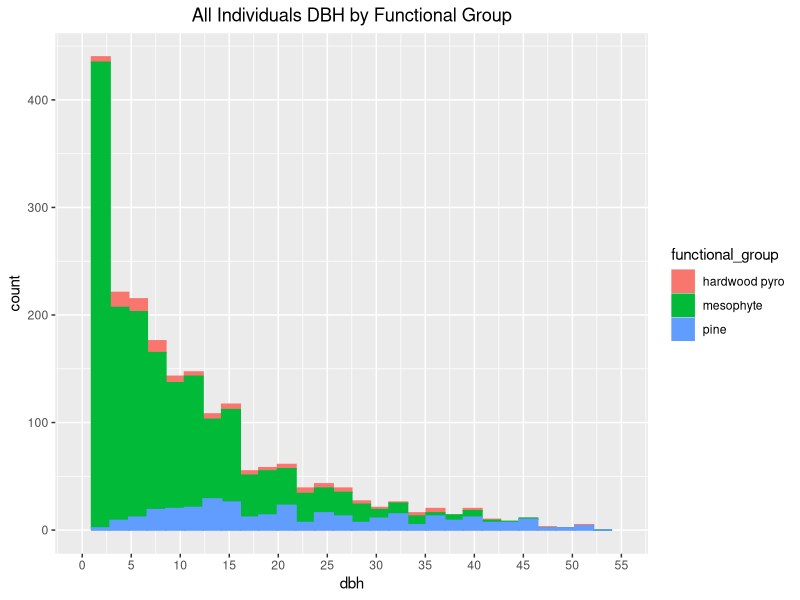

Source code (R): (Note: this script raises an error after producing the figure.)
# script processing MOT tree data 2021 ####

library(readr)
library(dplyr)
library(ggplot2)
library(stringi, stringr)

trees <- read_csv("data/raw_data/MOTtrees2021csv.csv")

summary(trees)

unique(trees$species)
unique(trees$canopy)
unique(trees$location)
sort(unique(trees$dbh))
n_distinct(trees$species)
trees$functional_group[trees$species=="PRUNUS"] <- "mesophyte"
trees$functional_group[trees$species=="SW"] <- "mesophyte"

#assigning burn seasons (burn_szn) to all plots and quadrants randomly (did in excel)

trees$burn_szn[trees$plot==1 & trees$location==1] <- "late"
trees$burn_szn[trees$plot==1 & trees$location==2] <- "early"
trees$burn_szn[trees$plot==1 & trees$location==3] <- "growing"
trees$burn_szn[trees$plot==1 & trees$location==4] <- "control"

trees$burn_szn[trees$plot==2 & trees$location==1] <- "growing"
trees$burn_szn[trees$plot==2 & trees$location==2] <- "late"
trees$burn_szn[trees$plot==2 & trees$location==3] <- "early"
trees$burn_szn[trees$plot==2 & trees$location==4] <- "control"

trees$burn_szn[trees$plot==3 & trees$location==1] <- "early"
trees$burn_szn[trees$plot==3 & trees$location==2] <- "late"
trees$burn_szn[trees$plot==3 & trees$location==3] <- "control"
trees$burn_szn[trees$plot==3 & trees$location==4] <- "growing"

trees$burn_szn[trees$plot==4 & trees$location==1] <- "control"
trees$burn_szn[trees$plot==4 & trees$location==2] <- "late"
trees$burn_szn[trees$plot==4 & trees$location==3] <- "growing"
trees$burn_szn[trees$plot==4 & trees$location==4] <- "early"

trees$burn_szn[trees$plot==5 & trees$location==1] <- "early"
trees$burn_szn[trees$plot==5 & trees$location==2] <- "control"
trees$burn_szn[trees$plot==5 & trees$location==3] <- "growing"
trees$burn_szn[trees$plot==5 & trees$location==4] <- "late"

trees$burn_szn[trees$plot==6 & trees$location==1] <- "growing"
trees$burn_szn[trees$plot==6 & trees$location==2] <- "early"
trees$burn_szn[trees$plot==6 & trees$location==3] <- "control"
trees$burn_szn[trees$plot==6 & trees$location==4] <- "late"

trees$burn_szn[trees$plot==7 & trees$location==1] <- "late"
trees$burn_szn[trees$plot==7 & trees$location==2] <- "growing"
trees$burn_szn[trees$plot==7 & trees$location==3] <- "control"
trees$burn_szn[trees$plot==7 & trees$location==4] <- "early"

trees$burn_szn[trees$plot==8 & trees$location==1] <- "growing"
trees$burn_szn[trees$plot==8 & trees$location==2] <- "control"
trees$burn_szn[trees$plot==8 & trees$location==3] <- "early"
trees$burn_szn[trees$plot==8 & trees$location==4] <- "late"

trees$burn_szn[trees$plot==9 & trees$location==1] <- "early"
trees$burn_szn[trees$plot==9 & trees$location==2] <- "late"
trees$burn_szn[trees$plot==9 & trees$location==3] <- "control"
trees$burn_szn[trees$plot==9 & trees$location==4] <- "growing"

trees$burn_szn[trees$plot==10 & trees$location==1] <- "growing"
trees$burn_szn[trees$plot==10 & trees$location==2] <- "control"
trees$burn_szn[trees$plot==10 & trees$location==3] <- "early"
trees$burn_szn[trees$plot==10 & trees$location==4] <- "late"

trees$burn_szn[trees$plot==11 & trees$location==1] <- "control"
trees$burn_szn[trees$plot==11 & trees$location==2] <- "late"
trees$burn_szn[trees$plot==11 & trees$location==3] <- "early"
trees$burn_szn[trees$plot==11 & trees$location==4] <- "growing"

#write_csv(trees, "data/processed_data/MOTtrees_clean.csv")
# clean trees removing errors, adding treatments, etc

# read in new, cleaned treees

trees <- read_csv("data/processed_data/MOTtrees_clean.csv")
##### #make separate DF for treatments ##########

treatments <- read_csv("data/raw_data/treatments.csv")

treatments_no_location <- treatments[-c(2)] %>% 
  group_by(plot) %>% 
  summarise(thin_lvl = unique(thin_lvl)) %>% 
  distinct(.keep_all = T)


# ^correct any errors in species name/location/canopy/dbh
#changed black cherry and sourwood temp to mesophytes
trees <- trees %>% 
  filter(location!="E")
#eliminating edge trees to calculate BA within the plot boundaries
dbh_cm_in <- trees %>% 
  group_by(stem_id, plot, species, functional_group) %>% 
  summarise(dbh_cm = dbh,
            dbh_in = (dbh)*0.393701)

basal_area_m2_ft2 <- dbh_cm_in %>% 
  group_by(stem_id, plot, species, functional_group) %>% 
  summarise(ba_m2 = ((pi)*(dbh_cm/2)^2)/(10000),
            ba_ft2 = ((pi)*(dbh_in/2)^2)/(144))

basal_area_m2_ft2_plot <- basal_area_m2_ft2 %>% 
  group_by(plot, functional_group) %>% 
  summarise(ba_m2ha = sum(ba_m2)/0.1011714,
            ba_ft2a = sum(ba_ft2)/0.25)

####### plot BA total
plot_basal_area <- basal_area_m2_ft2 %>% 
  group_by(plot) %>% 
  summarise(before_ba_m2ha = sum(ba_m2)/0.1011714,
            before_ba_ft2a = sum(ba_ft2)/0.25)

###### checking percent pine BA per plot
pine_sp <- trees %>% 
  filter(species %in% c("PITA","PIEC"))

pine_ba <- pine_sp %>% 
  group_by(stem_id, plot, species, functional_group) %>% 
  summarise(dbh_cm = dbh,
          dbh_in = (dbh)*0.393701) %>% 
  summarise(ba_m2 = ((pi)*(dbh_cm/2)^2)/(10000),
            ba_ft2 = ((pi)*(dbh_in/2)^2)/(144)) %>% 
  ungroup(.) %>% 
  group_by(plot) %>% 
  summarise(pine_ba_m2ha = sum(ba_m2)/0.1011714,
            pine_ba_ft2a = sum(ba_ft2)/0.25)

ba_x_pine <- merge(plot_basal_area, pine_ba)

ba_x_pine_plot <- ba_x_pine %>%
  group_by(plot) %>% 
  summarise(pct_pine = (pine_ba_m2ha/before_ba_m2ha)*100)


####### do the same for % pyrophye and mesophyte #########

pyro <- trees %>% 
  filter(functional_group=="pyrophyte")

pyro_ba <- pyro %>% 
  group_by(stem_id, plot, species, functional_group) %>% 
  summarise(dbh_cm = dbh,
            dbh_in = (dbh)*0.393701) %>% 
  summarise(ba_m2 = ((pi)*(dbh_cm/2)^2)/(10000),
            ba_ft2 = ((pi)*(dbh_in/2)^2)/(144)) %>% 
  ungroup(.) %>% 
  group_by(plot) %>% 
  summarise(pyro_ba_m2ha = sum(ba_m2)/0.1011714,
            pyro_ba_ft2a = sum(ba_ft2)/0.25)

ba_x_pyro <- merge(plot_basal_area, pyro_ba)

ba_x_pyro_plot <- ba_x_pyro %>%
  group_by(plot) %>% 
  summarise(pct_pyro_ba = (pyro_ba_m2ha/before_ba_m2ha)*100)

meso <- trees %>% 
  filter(functional_group=="mesophyte")

meso_ba <- meso %>% 
  group_by(stem_id, plot, species, functional_group) %>% 
  summarise(dbh_cm = dbh,
            dbh_in = (dbh)*0.393701) %>% 
  summarise(ba_m2 = ((pi)*(dbh_cm/2)^2)/(10000),
            ba_ft2 = ((pi)*(dbh_in/2)^2)/(144)) %>% 
  ungroup(.) %>% 
  group_by(plot) %>% 
  summarise(meso_ba_m2ha = sum(ba_m2)/0.1011714,
            meso_ba_ft2a = sum(ba_ft2)/0.25)

ba_x_meso <- merge(plot_basal_area, meso_ba)

density <- trees %>% 
  group_by(plot) %>% 
  summarise(stems_acre = n_distinct(stem_id)*4)

ba_x_meso_plot <- ba_x_meso %>%
  group_by(plot) %>% 
  summarise(pct_meso_ba = (meso_ba_m2ha/before_ba_m2ha)*100)

pyromeso <- merge(ba_x_pyro_plot, ba_x_meso_plot)

pyro_x_meso <- merge(treatments_no_location, pyromeso) #good

##### making random plots for heather meeting

ggplot(trees, aes(dbh, color = functional_group, fill = functional_group)) +
  geom_histogram() +
  scale_x_continuous(breaks = c(0,5,10,15,20,25,30,35,40,45,50,55,60,65,70,75,80),
                     limits = c(0,55)) +
  ggtitle("All Individuals DBH by Functional Group") +
  theme(plot.title = element_text(hjust = 0.5))


colors_test <- ggplot2::scale_colour_manual(values = c("LIST" = "#blueviolet", 
                               "PITA" = "#red4",
                               "VACCI" = "#blue4",
                               "QUNI" = "#blue3",
                               "PIEC" = "#red3",
                               "QUAL" = "#red2",
                               "NYSY" = "#blue2",
                               "ACRU" = "#blue1",
                               "PRUNUS" = "#dodgerblue4",
                               "SW" = "#dodgerblue3",
                               "CARYA" = "#E08214",
                               "FAGR" = "#dodgerblue2",
                               "JUVI" = "#dodgerblue1",
                               "QUFA" = "#red1",
                               "LITU" = "#deepskyblue4",
                               "COFL" = "#deepskyblue3",
                               "ULAL" = "#deepskyblue2",
                               "DIVI" = "#E08214",
                               "FLAG" = "#E08214",
                               "ILOP" = "#deepskyblue1")) 

ggplot(trees_thinned, aes(plot, color = functional_group, fill = functional_group)) +
  geom_histogram(binwidth = 1, center = 1) +
  scale_x_continuous(breaks = c(1,2,3,4,5,6,7,8,9,10,11))

+
  colours((values = c("LIST" = "#blueviolet", 
                      "PITA" = "#red4",
                      "VACCI" = "#blue4",
                      "QUNI" = "#blue3",
                      "PIEC" = "#red3",
                      "QUAL" = "#red2",
                      "NYSY" = "#blue2",
                      "ACRU" = "#blue1",
                      "PRUNUS" = "#dodgerblue4",
                      "SW" = "#dodgerblue3",
                      "CARYA" = "#E08214",
                      "FAGR" = "#dodgerblue2",
                      "JUVI" = "#dodgerblue1",
                      "QUFA" = "#red1",
                      "LITU" = "#deepskyblue4",
                      "COFL" = "#deepskyblue3",
                      "ULAL" = "#deepskyblue2",
                      "DIVI" = "#E08214",
                      "FLAG" = "#E08214",
                      "ILOP" = "#deepskyblue1")))

test_john <- ggplot(plot2, aes(x = dbh, y = dbh, color = functional_group, fill = functional_group,
                  )) +
  geom_point(size = 2, position = position_jitter(width = 8)) +
  ggtitle("Sample Plot 1 diameter-functional group ") +
  theme(plot.title = element_text(hjust = 0.5)) +
  scale_colour_manual(values = c("intermediate" = "#blueviolet", 
                                 "mesophyte" = "#blue1",
                                 "pyrophye" = "#red1"))
  
ggsave(filename = "figures/testing_fg_x_dbh.png", plot = test_john)
  

ggplot(plot_1, aes(dbh, color = functional_group, fill = functional_group)) +
  geom_histogram() +
  scale_x_continuous(breaks = c(0,5,10,15,20,25,30,35,40,45,50,55,60,65,70,75,80),
                     limits = c(0,55)) +
  ggtitle("Plot 1") +
  theme(plot.title = element_text(hjust = 0.5))



######## start plot by plot analysis for thinning treatments #####
# treatment codes for reference
  # 1 = control
  # 2 = high thin
  # 3 = low thin
  # 4 = med thin
#not counting EDGE individuals for thinning considerations

##### Plot 1 (low) #####

plot1 <- trees %>% 
  filter(plot==1) %>% 
  filter(location!="E")

plot1_meso <- plot1 %>% 
  filter(functional_group=="mesophyte") %>% 
  filter(between(dbh,0,12))

#randomly removes 33% of all stems in 0-12cm dbh
plot1_removestems <- plot1_meso[sample(NROW(plot1_meso), NROW(plot1_meso)*(1-0.33)),]

#these are the stems that were removed
removed_plot1 <- anti_join(plot1_meso, plot1_removestems, by = "stem_id")

#match with those original plot 1 stems, antijoin removes the thinned stems
plot1_thinned <- anti_join(plot1, removed_plot1, by = "stem_id")

#basal area before thinning
ba_plot1_before <- plot1 %>% 
  group_by(stem_id, plot, species, functional_group) %>% 
  summarise(dbh_cm = dbh,
            dbh_in = (dbh)*0.393701) %>% 
  summarise(ba_m2 = ((pi)*(dbh_cm/2)^2)/(10000),
            ba_ft2 = ((pi)*(dbh_in/2)^2)/(144)) %>% 
  ungroup(.) %>% 
  group_by(plot) %>% 
  summarise(ba_m2ha = sum(ba_m2)/0.1011714,
            ba_ft2a = sum(ba_ft2)/0.25)

#basal area after thinning
ba_plot1_after <- plot1_thinned %>% 
  group_by(stem_id, plot, species, functional_group) %>% 
  summarise(dbh_cm = dbh,
            dbh_in = (dbh)*0.393701) %>% 
  summarise(ba_m2 = ((pi)*(dbh_cm/2)^2)/(10000),
            ba_ft2 = ((pi)*(dbh_in/2)^2)/(144)) %>% 
  ungroup(.) %>% 
  group_by(plot) %>% 
  summarise(ba_m2ha = sum(ba_m2)/0.1011714,
            ba_ft2a = sum(ba_ft2)/0.25)

ggplot(plot3, aes(dbh, color = functional_group, fill = functional_group)) +
  geom_histogram() +
  scale_x_continuous(breaks = c(0,5,10,15,20,25,30,35,40,45,50,55,60,65,70,75,80)) +
  ggtitle("All Individuals DBH by Functional Group") +
  theme(plot.title = element_text(hjust = 0.5))

ggplot(plot3_thinned, aes(dbh, color = functional_group, fill = functional_group)) +
  geom_histogram() +
  scale_x_continuous(breaks = c(0,5,10,15,20,25,30,35,40,45,50,55,60,65,70,75,80)) +
  ggtitle("All Individuals DBH by Functional Group") +
  theme(plot.title = element_text(hjust = 0.5))

##### Plot 2 (med) #####

plot2 <- trees %>% 
  filter(plot==2) %>% 
  filter(location!="E")

plot2_meso <- plot2 %>% 
  filter(functional_group=="mesophyte") %>% 
  filter(between(dbh,0,12))

#randomly removes 66% of all stems in 0-12cm dbh
plot2_removestems <- plot2_meso[sample(NROW(plot2_meso), NROW(plot2_meso)*(1-0.66)),]

#these are the stems that were removed
removed_plot2 <- anti_join(plot2_meso, plot2_removestems, by = "stem_id")

#match with those original plot 1 stems, antijoin removes the thinned stems
plot2_thinned <- anti_join(plot2, removed_plot2, by = "stem_id")

#basal area before thinning
ba_plot2_before <- plot2 %>% 
  group_by(stem_id, plot, species, functional_group) %>% 
  summarise(dbh_cm = dbh,
            dbh_in = (dbh)*0.393701) %>% 
  summarise(ba_m2 = ((pi)*(dbh_cm/2)^2)/(10000),
            ba_ft2 = ((pi)*(dbh_in/2)^2)/(144)) %>% 
  ungroup(.) %>% 
  group_by(plot) %>% 
  summarise(ba_m2ha = sum(ba_m2)/0.1011714,
            ba_ft2a = sum(ba_ft2)/0.25)

#basal area after thinning
ba_plot2_after <- plot2_thinned %>% 
  group_by(stem_id, plot, species, functional_group) %>% 
  summarise(dbh_cm = dbh,
            dbh_in = (dbh)*0.393701) %>% 
  summarise(ba_m2 = ((pi)*(dbh_cm/2)^2)/(10000),
            ba_ft2 = ((pi)*(dbh_in/2)^2)/(144)) %>% 
  ungroup(.) %>% 
  group_by(plot) %>% 
  summarise(ba_m2ha = sum(ba_m2)/0.1011714,
            ba_ft2a = sum(ba_ft2)/0.25)

##### Plot 3 (high) #####

plot3 <- trees %>% 
  filter(plot==3) %>% 
  filter(location!="E")

plot3_meso <- plot3 %>% 
  filter(functional_group=="mesophyte") %>% 
  filter(between(dbh,0,12))

#randomly removes 100% of all stems in 0-12cm dbh
plot3_removestems <- plot3_meso[sample(NROW(plot3_meso), NROW(plot3_meso)*(1-1)),]

#these are the stems that were removed
removed_plot3 <- anti_join(plot3_meso, plot3_removestems, by = "stem_id")

#match with those original plot 1 stems, antijoin removes the thinned stems
plot3_thinned <- anti_join(plot3, removed_plot3, by = "stem_id")

#basal area before thinning
ba_plot3_before <- plot3 %>% 
  group_by(stem_id, plot, species, functional_group) %>% 
  summarise(dbh_cm = dbh,
            dbh_in = (dbh)*0.393701) %>% 
  summarise(ba_m2 = ((pi)*(dbh_cm/2)^2)/(10000),
            ba_ft2 = ((pi)*(dbh_in/2)^2)/(144)) %>% 
  ungroup(.) %>% 
  group_by(plot) %>% 
  summarise(ba_m2ha = sum(ba_m2)/0.1011714,
            ba_ft2a = sum(ba_ft2)/0.25)

#basal area after thinning
ba_plot3_after <- plot3_thinned %>% 
  group_by(stem_id, plot, species, functional_group) %>% 
  summarise(dbh_cm = dbh,
            dbh_in = (dbh)*0.393701) %>% 
  summarise(ba_m2 = ((pi)*(dbh_cm/2)^2)/(10000),
            ba_ft2 = ((pi)*(dbh_in/2)^2)/(144)) %>% 
  ungroup(.) %>% 
  group_by(plot) %>% 
  summarise(ba_m2ha = sum(ba_m2)/0.1011714,
            ba_ft2a = sum(ba_ft2)/0.25)

##### Plot 4 (low) #####

plot4 <- trees %>% 
  filter(plot==4) %>% 
  filter(location!="E")

plot4_meso <- plot4 %>% 
  filter(functional_group=="mesophyte") %>% 
  filter(between(dbh,0,12))

#randomly removes 33% of all stems in 0-12cm dbh
plot4_removestems <- plot4_meso[sample(NROW(plot4_meso), NROW(plot4_meso)*(1-0.33)),]

#these are the stems that were removed
removed_plot4 <- anti_join(plot4_meso, plot4_removestems, by = "stem_id")

#match with those original plot 1 stems, antijoin removes the thinned stems
plot4_thinned <- anti_join(plot4, removed_plot4, by = "stem_id")

#basal area before thinning
ba_plot4_before <- plot4 %>% 
  group_by(stem_id, plot, species, functional_group) %>% 
  summarise(dbh_cm = dbh,
            dbh_in = (dbh)*0.393701) %>% 
  summarise(ba_m2 = ((pi)*(dbh_cm/2)^2)/(10000),
            ba_ft2 = ((pi)*(dbh_in/2)^2)/(144)) %>% 
  ungroup(.) %>% 
  group_by(plot) %>% 
  summarise(ba_m2ha = sum(ba_m2)/0.1011714,
            ba_ft2a = sum(ba_ft2)/0.25)

#basal area after thinning
ba_plot4_after <- plot4_thinned %>% 
  group_by(stem_id, plot, species, functional_group) %>% 
  summarise(dbh_cm = dbh,
            dbh_in = (dbh)*0.393701) %>% 
  summarise(ba_m2 = ((pi)*(dbh_cm/2)^2)/(10000),
            ba_ft2 = ((pi)*(dbh_in/2)^2)/(144)) %>% 
  ungroup(.) %>% 
  group_by(plot) %>% 
  summarise(ba_m2ha = sum(ba_m2)/0.1011714,
            ba_ft2a = sum(ba_ft2)/0.25)

##### Plot 5 (med) #####

plot5 <- trees %>% 
  filter(plot==5) %>% 
  filter(location!="E")

plot5_meso <- plot5 %>% 
  filter(functional_group=="mesophyte") %>% 
  filter(between(dbh,0,12))

#randomly removes 66% of all stems in 0-12cm dbh
plot5_removestems <- plot5_meso[sample(NROW(plot5_meso), NROW(plot5_meso)*(1-0.66)),]

#these are the stems that were removed
removed_plot5 <- anti_join(plot5_meso, plot5_removestems, by = "stem_id")

#match with those original plot 1 stems, antijoin removes the thinned stems
plot5_thinned <- anti_join(plot5, removed_plot5, by = "stem_id")

#basal area before thinning
ba_plot5_before <- plot5 %>% 
  group_by(stem_id, plot, species, functional_group) %>% 
  summarise(dbh_cm = dbh,
            dbh_in = (dbh)*0.393701) %>% 
  summarise(ba_m2 = ((pi)*(dbh_cm/2)^2)/(10000),
            ba_ft2 = ((pi)*(dbh_in/2)^2)/(144)) %>% 
  ungroup(.) %>% 
  group_by(plot) %>% 
  summarise(ba_m2ha = sum(ba_m2)/0.1011714,
            ba_ft2a = sum(ba_ft2)/0.25)

#basal area after thinning
ba_plot5_after <- plot5_thinned %>% 
  group_by(stem_id, plot, species, functional_group) %>% 
  summarise(dbh_cm = dbh,
            dbh_in = (dbh)*0.393701) %>% 
  summarise(ba_m2 = ((pi)*(dbh_cm/2)^2)/(10000),
            ba_ft2 = ((pi)*(dbh_in/2)^2)/(144)) %>% 
  ungroup(.) %>% 
  group_by(plot) %>% 
  summarise(ba_m2ha = sum(ba_m2)/0.1011714,
            ba_ft2a = sum(ba_ft2)/0.25)

##### Plot 6 (high) #####

plot6<- trees %>% 
  filter(plot==6) %>% 
  filter(location!="E")

plot6_meso <- plot6 %>% 
  filter(functional_group=="mesophyte") %>% 
  filter(between(dbh,0,12))

#randomly removes 100% of all stems in 0-12cm dbh
plot6_removestems <- plot6_meso[sample(NROW(plot6_meso), NROW(plot6_meso)*(1-1)),]

#these are the stems that were removed
removed_plot6 <- anti_join(plot6_meso, plot6_removestems, by = "stem_id")

#match with those original plot 1 stems, antijoin removes the thinned stems
plot6_thinned <- anti_join(plot6, removed_plot6, by = "stem_id")

#basal area before thinning
ba_plot6_before <- plot6 %>% 
  group_by(stem_id, plot, species, functional_group) %>% 
  summarise(dbh_cm = dbh,
            dbh_in = (dbh)*0.393701) %>% 
  summarise(ba_m2 = ((pi)*(dbh_cm/2)^2)/(10000),
            ba_ft2 = ((pi)*(dbh_in/2)^2)/(144)) %>% 
  ungroup(.) %>% 
  group_by(plot) %>% 
  summarise(ba_m2ha = sum(ba_m2)/0.1011714,
            ba_ft2a = sum(ba_ft2)/0.25)

#basal area after thinning
ba_plot6_after <- plot6_thinned %>% 
  group_by(stem_id, plot, species, functional_group) %>% 
  summarise(dbh_cm = dbh,
            dbh_in = (dbh)*0.393701) %>% 
  summarise(ba_m2 = ((pi)*(dbh_cm/2)^2)/(10000),
            ba_ft2 = ((pi)*(dbh_in/2)^2)/(144)) %>% 
  ungroup(.) %>% 
  group_by(plot) %>% 
  summarise(ba_m2ha = sum(ba_m2)/0.1011714,
            ba_ft2a = sum(ba_ft2)/0.25)

##### Plot 7 (low) #####

plot7 <- trees %>% 
  filter(plot==7) %>% 
  filter(location!="E")

plot7_meso <- plot7 %>% 
  filter(functional_group=="mesophyte") %>% 
  filter(between(dbh,0,12))

#randomly removes 33% of all stems in 0-12cm dbh
plot7_removestems <- plot7_meso[sample(NROW(plot7_meso), NROW(plot7_meso)*(1-0.33)),]

#these are the stems that were removed
removed_plot7 <- anti_join(plot7_meso, plot7_removestems, by = "stem_id")

#match with those original plot 1 stems, antijoin removes the thinned stems
plot7_thinned <- anti_join(plot7, removed_plot7, by = "stem_id")

#basal area before thinning
ba_plot7_before <- plot7 %>% 
  group_by(stem_id, plot, species, functional_group) %>% 
  summarise(dbh_cm = dbh,
            dbh_in = (dbh)*0.393701) %>% 
  summarise(ba_m2 = ((pi)*(dbh_cm/2)^2)/(10000),
            ba_ft2 = ((pi)*(dbh_in/2)^2)/(144)) %>% 
  ungroup(.) %>% 
  group_by(plot) %>% 
  summarise(ba_m2ha = sum(ba_m2)/0.1011714,
            ba_ft2a = sum(ba_ft2)/0.25)

#basal area after thinning
ba_plot7_after <- plot7_thinned %>% 
  group_by(stem_id, plot, species, functional_group) %>% 
  summarise(dbh_cm = dbh,
            dbh_in = (dbh)*0.393701) %>% 
  summarise(ba_m2 = ((pi)*(dbh_cm/2)^2)/(10000),
            ba_ft2 = ((pi)*(dbh_in/2)^2)/(144)) %>% 
  ungroup(.) %>% 
  group_by(plot) %>% 
  summarise(ba_m2ha = sum(ba_m2)/0.1011714,
            ba_ft2a = sum(ba_ft2)/0.25)

##### Plot 8 (control) #####

plot8 <- trees %>% 
  filter(plot==8) %>% 
  filter(location!="E")

plot8_meso <- plot8 %>% 
  filter(functional_group=="mesophyte") %>% 
  filter(between(dbh,0,12))

#randomly removes 0% of all stems in 0-12cm dbh
plot8_removestems <- plot8_meso[sample(NROW(plot8_meso), NROW(plot8_meso)*(1-0)),]

#these are the stems that were removed
removed_plot8 <- anti_join(plot8_meso, plot8_removestems, by = "stem_id")

#match with those original plot 1 stems, antijoin removes the thinned stems
plot8_thinned <- anti_join(plot8, removed_plot8, by = "stem_id")

#basal area before thinning
ba_plot8_before <- plot8 %>% 
  group_by(stem_id, plot, species, functional_group) %>% 
  summarise(dbh_cm = dbh,
            dbh_in = (dbh)*0.393701) %>% 
  summarise(ba_m2 = ((pi)*(dbh_cm/2)^2)/(10000),
            ba_ft2 = ((pi)*(dbh_in/2)^2)/(144)) %>% 
  ungroup(.) %>% 
  group_by(plot) %>% 
  summarise(ba_m2ha = sum(ba_m2)/0.1011714,
            ba_ft2a = sum(ba_ft2)/0.25)

#basal area after thinning
ba_plot8_after <- plot8_thinned %>% 
  group_by(stem_id, plot, species, functional_group) %>% 
  summarise(dbh_cm = dbh,
            dbh_in = (dbh)*0.393701) %>% 
  summarise(ba_m2 = ((pi)*(dbh_cm/2)^2)/(10000),
            ba_ft2 = ((pi)*(dbh_in/2)^2)/(144)) %>% 
  ungroup(.) %>% 
  group_by(plot) %>% 
  summarise(ba_m2ha = sum(ba_m2)/0.1011714,
            ba_ft2a = sum(ba_ft2)/0.25)

##### Plot 9 (high) #####

plot9 <- trees %>% 
  filter(plot==9) %>% 
  filter(location!="E")

plot9_meso <- plot9 %>% 
  filter(functional_group=="mesophyte") %>% 
  filter(between(dbh,0,12))

#randomly removes 100% of all stems in 0-12cm dbh
plot9_removestems <- plot9_meso[sample(NROW(plot9_meso), NROW(plot9_meso)*(1-1)),]

#these are the stems that were removed
removed_plot9 <- anti_join(plot9_meso, plot9_removestems, by = "stem_id")

#match with those original plot 1 stems, antijoin removes the thinned stems
plot9_thinned <- anti_join(plot9, removed_plot9, by = "stem_id")

#basal area before thinning
ba_plot9_before <- plot9 %>% 
  group_by(stem_id, plot, species, functional_group) %>% 
  summarise(dbh_cm = dbh,
            dbh_in = (dbh)*0.393701) %>% 
  summarise(ba_m2 = ((pi)*(dbh_cm/2)^2)/(10000),
            ba_ft2 = ((pi)*(dbh_in/2)^2)/(144)) %>% 
  ungroup(.) %>% 
  group_by(plot) %>% 
  summarise(ba_m2ha = sum(ba_m2)/0.1011714,
            ba_ft2a = sum(ba_ft2)/0.25)

#basal area after thinning
ba_plot9_after <- plot9_thinned %>% 
  group_by(stem_id, plot, species, functional_group) %>% 
  summarise(dbh_cm = dbh,
            dbh_in = (dbh)*0.393701) %>% 
  summarise(ba_m2 = ((pi)*(dbh_cm/2)^2)/(10000),
            ba_ft2 = ((pi)*(dbh_in/2)^2)/(144)) %>% 
  ungroup(.) %>% 
  group_by(plot) %>% 
  summarise(ba_m2ha = sum(ba_m2)/0.1011714,
            ba_ft2a = sum(ba_ft2)/0.25)

##### Plot 10 (control) #####

plot10 <- trees %>% 
  filter(plot==10) %>% 
  filter(location!="E")

plot10_meso <- plot10 %>% 
  filter(functional_group=="mesophyte") %>% 
  filter(between(dbh,0,12))

#randomly removes 0% of all stems in 0-12cm dbh
plot10_removestems <- plot10_meso[sample(NROW(plot10_meso), NROW(plot10_meso)*(1-0)),]

#these are the stems that were removed
removed_plot10 <- anti_join(plot10_meso, plot10_removestems, by = "stem_id")

#match with those original plot 1 stems, antijoin removes the thinned stems
plot10_thinned <- anti_join(plot10, removed_plot10, by = "stem_id")

#basal area before thinning
ba_plot10_before <- plot10 %>% 
  group_by(stem_id, plot, species, functional_group) %>% 
  summarise(dbh_cm = dbh,
            dbh_in = (dbh)*0.393701) %>% 
  summarise(ba_m2 = ((pi)*(dbh_cm/2)^2)/(10000),
            ba_ft2 = ((pi)*(dbh_in/2)^2)/(144)) %>% 
  ungroup(.) %>% 
  group_by(plot) %>% 
  summarise(ba_m2ha = sum(ba_m2)/0.1011714,
            ba_ft2a = sum(ba_ft2)/0.25)

#basal area after thinning
ba_plot10_after <- plot10_thinned %>% 
  group_by(stem_id, plot, species, functional_group) %>% 
  summarise(dbh_cm = dbh,
            dbh_in = (dbh)*0.393701) %>% 
  summarise(ba_m2 = ((pi)*(dbh_cm/2)^2)/(10000),
            ba_ft2 = ((pi)*(dbh_in/2)^2)/(144)) %>% 
  ungroup(.) %>% 
  group_by(plot) %>% 
  summarise(ba_m2ha = sum(ba_m2)/0.1011714,
            ba_ft2a = sum(ba_ft2)/0.25)

##### Plot 11 (med) #####

plot11 <- trees %>% 
  filter(plot==11) %>% 
  filter(location!="E")

plot11_meso <- plot11 %>% 
  filter(functional_group=="mesophyte") %>% 
  filter(between(dbh,0,12))

#randomly removes 66% of all stems in 0-12cm dbh
plot11_removestems <- plot11_meso[sample(NROW(plot11_meso), NROW(plot11_meso)*(1-0.66)),]

#these are the stems that were removed
removed_plot11 <- anti_join(plot11_meso, plot11_removestems, by = "stem_id")

#match with those original plot 1 stems, antijoin removes the thinned stems
plot11_thinned <- anti_join(plot11, removed_plot11, by = "stem_id")

#basal area before thinning
ba_plot11_before <- plot11 %>% 
  group_by(stem_id, plot, species, functional_group) %>% 
  summarise(dbh_cm = dbh,
            dbh_in = (dbh)*0.393701) %>% 
  summarise(ba_m2 = ((pi)*(dbh_cm/2)^2)/(10000),
            ba_ft2 = ((pi)*(dbh_in/2)^2)/(144)) %>% 
  ungroup(.) %>% 
  group_by(plot) %>% 
  summarise(ba_m2ha = sum(ba_m2)/0.1011714,
            ba_ft2a = sum(ba_ft2)/0.25)

#basal area after thinning
ba_plot11_after <- plot11_thinned %>% 
  group_by(stem_id, plot, species, functional_group) %>% 
  summarise(dbh_cm = dbh,
            dbh_in = (dbh)*0.393701) %>% 
  summarise(ba_m2 = ((pi)*(dbh_cm/2)^2)/(10000),
            ba_ft2 = ((pi)*(dbh_in/2)^2)/(144)) %>% 
  ungroup(.) %>% 
  group_by(plot) %>% 
  summarise(ba_m2ha = sum(ba_m2)/0.1011714,
            ba_ft2a = sum(ba_ft2)/0.25)

#plan. complete all 11 plot thinning simulations (randomly removing 33%, 66%, or 100% of mesophytes 
      # that are 0-12cm dbh. combine all ex. "plot1_thinned+plot2_thinned+plot3_etc" to make a new
      # df that is trees_thinned.   compare pyro/meso/total BA between "trees" x "trees_thinned"
      # potential figures = low/med/high thinning vs. % change in pyrophyte/mesophyte BA,
      # % change in total BA, % change stem density, total BA, 

###### combine all "plotX_thinned to make "trees_thinned"

trees_thinned <- list(plot1_thinned,
     plot2_thinned,
     plot3_thinned,
     plot4_thinned,
     plot5_thinned,
     plot6_thinned,
     plot7_thinned,
     plot8_thinned,
     plot9_thinned,
     plot10_thinned,
     plot11_thinned) %>%  
  reduce(full_join)

# calculate BA for trees_thinned

thinned_ba <- trees_thinned %>% 
  group_by(stem_id, plot, species, functional_group) %>% 
  summarise(dbh_cm = dbh,
            dbh_in = (dbh)*0.393701) %>% 
  summarise(ba_m2 = ((pi)*(dbh_cm/2)^2)/(10000),
            ba_ft2 = ((pi)*(dbh_in/2)^2)/(144)) %>% 
  ungroup(.) %>% 
  group_by(plot) %>% 
  summarise(after_ba_m2ha = sum(ba_m2)/0.1011714,
            after_ba_ft2a = sum(ba_ft2)/0.25)

before_x_after_ba <- merge(plot_basal_area, thinned_ba)

percent_ba_change <- before_x_after_ba %>% 
  group_by(plot) %>% 
  summarise(change_ba = ((1-(after_ba_ft2a/before_ba_ft2a))*100))

trt_change <- merge(percent_ba_change, treatments_no_location)
treatments
treatments_no_location
trees_thinned
trees

#test compared to meso BA

meso_thinned <- trees_thinned %>% 
  filter(functional_group=="mesophyte")

meso_ba
meso_ba_thinned <- meso_thinned %>% 
  group_by(stem_id, plot, species, functional_group) %>% 
  summarise(dbh_cm = dbh,
            dbh_in = (dbh)*0.393701) %>% 
  summarise(ba_m2 = ((pi)*(dbh_cm/2)^2)/(10000),
            ba_ft2 = ((pi)*(dbh_in/2)^2)/(144)) %>% 
  ungroup(.) %>% 
  group_by(plot) %>% 
  summarise(after_ba_m2ha = sum(ba_m2)/0.1011714,
            after_ba_ft2a = sum(ba_ft2)/0.25)

meso_before_x_after_ba <- merge(meso_ba_thinned, meso_ba)

meso_percent_ba_change <- meso_before_x_after_ba %>% 
  group_by(plot) %>% 
  summarise(change_ba = ((1-(after_ba_ft2a/meso_ba_ft2a))*100))
meso_trt_change <- merge(meso_percent_ba_change, treatments_no_location)

# current low/med/high method likely not possible without increasing DBH classes. try at home 6/9
# to scale

original_plots <- ggplot(trees, aes(dbh, color = functional_group, fill = functional_group)) +
  geom_histogram() +
  scale_x_continuous(breaks = c(0,5,10,15,20,25,30,35,40,45,50,55,60,65,70,75,80)) +
  ggtitle("Original Trees") +
  theme(plot.title = element_text(hjust = 0.5))

thinned_plots <- ggplot(trees_thinned, aes(dbh, color = functional_group, fill = functional_group)) +
  geom_histogram() +
  scale_x_continuous(breaks = c(0,5,10,15,20,25,30,35,40,45,50,55,60,65,70,75,80)) +
  scale_y_continuous(limits = c(0,300)) +
  ggtitle("Thinned Trees") +
  theme(plot.title = element_text(hjust = 0.5))


#ggplot change in total BA across treatments line graph
level_order <- c("control","low","med","high")

change_total_ba_plots_12 <- ggplot(trt_change, aes(x = factor(thin_lvl, level = level_order), y = change_ba, color = thin_lvl)) +
  geom_boxplot() +
  ggtitle("Change in total BA 0-12 cm thin") +
  ylab("% Change BA") +
  xlab("Thin treatment level") +
  theme_bw() +
  theme(plot.title = element_text(hjust = 0.5))

#ggplot change in MESOPHYTE BA across treatments line graph
meso_trt_change

change_meso_ba_plots_12 <- ggplot(meso_trt_change, aes(x = factor(thin_lvl, level = level_order), y = change_ba, color = thin_lvl)) +
  geom_boxplot() +
  ggtitle("Change in Mesophyte BA 0-12 cm thin") +
  ylab("% Change BA") +
  xlab("Thin treatment level") +
  scale_y_continuous(limits = c(0,37)) +
  theme_bw() +
  theme(plot.title = element_text(hjust = 0.5)) +
  theme(legend.position = "none",
        axis.title.y=element_blank()) 

  
    


